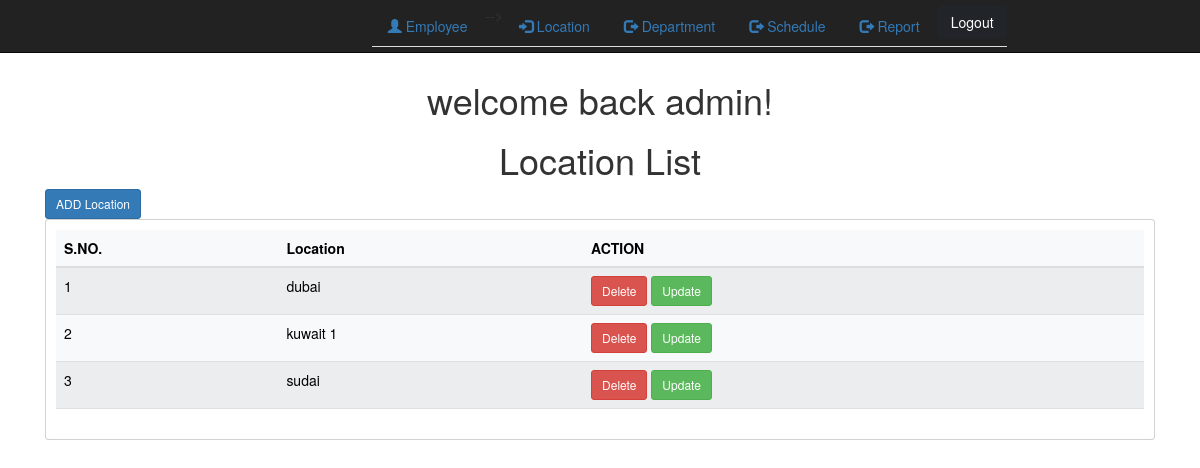
The page /employee/location_list/ (signed in) on the database its author committed.
### employee/models.py (models this page shows, shortened)
class Location(models.Model):
    id = models.AutoField(primary_key=True)
    location = models.CharField(max_length=200,unique=True,null=True)

### employee/views.py (the view)
# urls.py: path("location_list/", views.location_list, name="location_list"),
def location_list(request):
    locations = Location.objects.all()
    return render(request, "employee/location_list.html", {"locations": locations})

### templates/employee/location_list.html (shortened to what this page needs)
<!doctype html>
<html lang="en">
<head>
    <link href="https://cdn.jsdelivr.net/npm/bootstrap@5.2.2/dist/css/bootstrap.min.css"
          rel="stylesheet"
>
</head>
<body>
{% include 'employee/index.html' %}
{% if user.is_authenticated %}
<h1 class="text-center my-3">Location List</h1>
<div class="container">
    <a href="/employee/add_location" class="btn btn-primary btn-sm">ADD Location</a>
    <div class="row">
        <div class="col-md-12">
            <div class="card">
                <div class="card-body">
                    <table class="table table-light table-striped table-hover">
                        <thead>
                        <tr>
                            <th>S.NO.</th>
                            <th>Location</th>
                            <th>ACTION</th>
                        </tr>
                        </thead>
                        <tbody>
                        {% for location in locations %}
                        <tr>
                            <td>{{forloop.counter}}</td>
                            <td>{{location.location}}</td>
                            <td>
                                <a href="/employee/delete_location/{{location.location}}" class="btn btn-danger btn-sm">Delete</a>
                                <a href="/employee/update_location/{{location.location}}"
                                   class="btn btn-success btn-sm">Update</a>
                            </td>
                        </tr>
                        {%endfor%}
                        </tbody>
                    </table>
                </div>
            </div>
        </div>
    </div>
</div>
{% endif %}
</body>
</html>

### templates/employee/index.html (shortened to what this page needs)
{% load static %}
{% load crispy_forms_tags %}
<html lang="en">
<head>
    <link rel="stylesheet" href="https://maxcdn.bootstrapcdn.com/bootstrap/3.3.7/css/bootstrap.min.css"/>
    <link rel="stylesheet" href="https://cdnjs.cloudflare.com/ajax/libs/font-awesome/4.7.0/css/font-awesome.min.css">
</head>
<body class="container-fluid">
<header class="row">
    <nav class="navbar navbar-inverse navbar-fixed-top">
        <div class="container-fluid">
            <ul class="nav nav-tabs">
                {% if user.is_authenticated %}
                <li class="nav-item"><a href="{% url "employee_list" %}"><span class="glyphicon glyphicon-user"></span>
                    Employee</a></li>
                <li class="nav-item"><a href="{% url "location_list" %}"><span
                        class="glyphicon glyphicon-log-in"></span> Location</a></li>
                <li class="nav-item"><a href="{% url "department_list" %}"><span
                        class="glyphicon glyphicon-log-out"></span> Department</a></li>
                <li class="nav-item"><a href="{% url "schedule_list" %}"><span
                        class="glyphicon glyphicon-log-out"></span> Schedule</a></li>
                <li class="nav-item"><a href="{% url "view_report" %}"><span
                        class="glyphicon glyphicon-log-out"></span> Report</a></li>
                <form method="post" action="{% url 'logout' %}">
                    <button type="submit" class="btn btn-dark">Logout</button>
                </form>
                {% else %}
                <li><a href="{% url "register" %}"><span class="glyphicon glyphicon-user"></span> Sign up</a></li>
                <li><a href="{% url "login" %}"><span class="glyphicon glyphicon-log-in"></span> Log in</a></li>
                {% endif %}
            </ul>
        </div>
    </nav>
</header>
<br/>
<br>
<br>
<div class="row">
    {% block start %}
    {% if user.is_authenticated %}
    <center><h1>welcome back {{user.username}}!</h1></center>
    {% else %}
    <center><h1>log in, plz . . .</h1></center>
    {% endif %}
    {% endblock %}
</div>
</body>
</html>

### rows shown on the page
Location: location "dubai"
Location: location "kuwait 1"
Location: location "sudai"

### other values the page prints
{{ user.username }} "admin"
